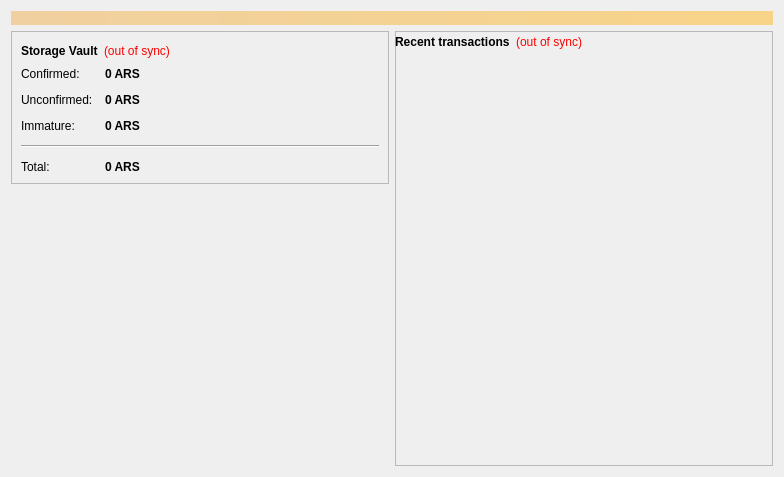
<?xml version="1.0" encoding="UTF-8"?>
<ui version="4.0">
 <class>OverviewPage</class>
 <widget class="QWidget" name="OverviewPage">
  <property name="geometry">
   <rect>
    <x>0</x>
    <y>0</y>
    <width>784</width>
    <height>477</height>
   </rect>
  </property>
  <property name="windowTitle">
   <string>Form</string>
  </property>
  <layout class="QVBoxLayout" name="topLayout">
   <item>
    <widget class="QLabel" name="labelAlerts">
     <property name="visible">
      <bool>false</bool>
     </property>
     <property name="styleSheet">
      <string notr="true">background-color: qlineargradient(x1: 0, y1: 0, x2: 1, y2: 0, stop:0 #F0D0A0, stop:1 #F8D488); color:#000000;</string>
     </property>
     <property name="wordWrap">
      <bool>true</bool>
     </property>
     <property name="margin">
      <number>3</number>
     </property>
    </widget>
   </item>
   <item>
    <layout class="QHBoxLayout" name="horizontalLayout" stretch="1,1">
     <item>
      <layout class="QVBoxLayout" name="verticalLayout_2">
       <item>
        <widget class="QFrame" name="frame">
         <property name="frameShape">
          <enum>QFrame::StyledPanel</enum>
         </property>
         <property name="frameShadow">
          <enum>QFrame::Raised</enum>
         </property>
         <layout class="QVBoxLayout" name="verticalLayout_4">
          <item>
           <layout class="QHBoxLayout" name="horizontalLayout_4">
            <item>
             <widget class="QLabel" name="label_5">
              <property name="font">
               <font>
                <weight>75</weight>
                <bold>true</bold>
               </font>
              </property>
              <property name="text">
               <string>Storage Vault</string>
              </property>
             </widget>
            </item>
            <item>
             <widget class="QLabel" name="labelWalletStatus">
              <property name="toolTip">
               <string>The displayed information may be out of date. Your wallet automatically synchronizes with the Arkenstone network after a connection is established, but this process has not completed yet.</string>
              </property>
              <property name="styleSheet">
               <string notr="true">QLabel { color: red; }</string>
              </property>
              <property name="text">
               <string notr="true">(out of sync)</string>
              </property>
              <property name="alignment">
               <set>Qt::AlignLeading|Qt::AlignLeft|Qt::AlignVCenter</set>
              </property>
             </widget>
            </item>
            <item>
             <spacer name="horizontalSpacer_2">
              <property name="orientation">
               <enum>Qt::Horizontal</enum>
              </property>
              <property name="sizeHint" stdset="0">
               <size>
                <width>40</width>
                <height>20</height>
               </size>
              </property>
             </spacer>
            </item>
           </layout>
          </item>
          <item>
           <layout class="QFormLayout" name="formLayout_2">
            <property name="fieldGrowthPolicy">
             <enum>QFormLayout::AllNonFixedFieldsGrow</enum>
            </property>
            <property name="horizontalSpacing">
             <number>12</number>
            </property>
            <property name="verticalSpacing">
             <number>12</number>
            </property>
            <item row="0" column="0">
             <widget class="QLabel" name="label">
              <property name="text">
               <string>Confirmed:</string>
              </property>
             </widget>
            </item>
            <item row="0" column="1">
             <widget class="QLabel" name="labelBalance">
              <property name="font">
               <font>
                <weight>75</weight>
                <bold>true</bold>
               </font>
              </property>
              <property name="cursor">
               <cursorShape>IBeamCursor</cursorShape>
              </property>
              <property name="toolTip">
               <string>Your current spendable balance</string>
              </property>
              <property name="text">
               <string notr="true">0 ARS</string>
              </property>
              <property name="textInteractionFlags">
               <set>Qt::LinksAccessibleByMouse|Qt::TextSelectableByKeyboard|Qt::TextSelectableByMouse</set>
              </property>
             </widget>
            </item>
            <item row="1" column="0">
             <widget class="QLabel" name="label_3">
              <property name="text">
               <string>Unconfirmed:</string>
              </property>
             </widget>
            </item>
            <item row="1" column="1">
             <widget class="QLabel" name="labelUnconfirmed">
              <property name="font">
               <font>
                <weight>75</weight>
                <bold>true</bold>
               </font>
              </property>
              <property name="cursor">
               <cursorShape>IBeamCursor</cursorShape>
              </property>
              <property name="toolTip">
               <string>Total of transactions that have yet to be confirmed, and do not yet count toward the spendable balance</string>
              </property>
              <property name="text">
               <string notr="true">0 ARS</string>
              </property>
              <property name="textInteractionFlags">
               <set>Qt::LinksAccessibleByMouse|Qt::TextSelectableByKeyboard|Qt::TextSelectableByMouse</set>
              </property>
             </widget>
            </item>
            <item row="2" column="0">
             <widget class="QLabel" name="labelImmatureText">
              <property name="text">
               <string>Immature:</string>
              </property>
             </widget>
            </item>
            <item row="2" column="1">
             <widget class="QLabel" name="labelImmature">
              <property name="font">
               <font>
                <weight>75</weight>
                <bold>true</bold>
               </font>
              </property>
              <property name="toolTip">
               <string>Mined balance that has not yet matured</string>
              </property>
              <property name="text">
               <string notr="true">0 ARS</string>
              </property>
              <property name="textInteractionFlags">
               <set>Qt::LinksAccessibleByMouse|Qt::TextSelectableByKeyboard|Qt::TextSelectableByMouse</set>
              </property>
             </widget>
            </item>
            <item row="3" column="0" colspan="2">
             <widget class="Line" name="line">
              <property name="orientation">
               <enum>Qt::Horizontal</enum>
              </property>
             </widget>
            </item>
            <item row="4" column="0">
             <widget class="QLabel" name="labelTotalText">
              <property name="text">
               <string>Total:</string>
              </property>
             </widget>
            </item>
            <item row="4" column="1">
             <widget class="QLabel" name="labelTotal">
              <property name="font">
               <font>
                <weight>75</weight>
                <bold>true</bold>
               </font>
              </property>
              <property name="cursor">
               <cursorShape>IBeamCursor</cursorShape>
              </property>
              <property name="toolTip">
               <string>Your current total balance</string>
              </property>
              <property name="text">
               <string notr="true">0 ARS</string>
              </property>
              <property name="textInteractionFlags">
               <set>Qt::LinksAccessibleByMouse|Qt::TextSelectableByKeyboard|Qt::TextSelectableByMouse</set>
              </property>
             </widget>
            </item>
           </layout>
          </item>
         </layout>
        </widget>
       </item>
       <item>
        <spacer name="verticalSpacer">
         <property name="orientation">
          <enum>Qt::Vertical</enum>
         </property>
         <property name="sizeHint" stdset="0">
          <size>
           <width>20</width>
           <height>40</height>
          </size>
         </property>
        </spacer>
       </item>
       <item>
        <widget class="QLabel" name="label_2">
         <property name="text">
          <string/>
         </property>
         <property name="pixmap">
          <pixmap resource="../bitcoin.qrc">:/icons/bitcoin</pixmap>
         </property>
        </widget>
       </item>
      </layout>
     </item>
     <item>
      <layout class="QVBoxLayout" name="verticalLayout_3">
       <item>
        <widget class="QFrame" name="frame_2">
         <property name="frameShape">
          <enum>QFrame::StyledPanel</enum>
         </property>
         <property name="frameShadow">
          <enum>QFrame::Raised</enum>
         </property>
         <widget class="QListView" name="listTransactions">
          <property name="geometry">
           <rect>
            <x>13</x>
            <y>45</y>
            <width>351</width>
            <height>281</height>
           </rect>
          </property>
          <property name="styleSheet">
           <string notr="true">QListView { background: transparent; }</string>
          </property>
          <property name="frameShape">
           <enum>QFrame::NoFrame</enum>
          </property>
          <property name="verticalScrollBarPolicy">
           <enum>Qt::ScrollBarAlwaysOff</enum>
          </property>
          <property name="horizontalScrollBarPolicy">
           <enum>Qt::ScrollBarAlwaysOff</enum>
          </property>
          <property name="selectionMode">
           <enum>QAbstractItemView::NoSelection</enum>
          </property>
         </widget>
         <widget class="QWidget" name="layoutWidget">
          <property name="geometry">
           <rect>
            <x>0</x>
            <y>0</y>
            <width>255</width>
            <height>22</height>
           </rect>
          </property>
          <layout class="QHBoxLayout" name="horizontalLayout_2">
           <item>
            <widget class="QLabel" name="label_4">
             <property name="text">
              <string>&lt;b&gt;Recent transactions&lt;/b&gt;</string>
             </property>
            </widget>
           </item>
           <item>
            <widget class="QLabel" name="labelTransactionsStatus">
             <property name="toolTip">
              <string>The displayed information may be out of date. Your wallet automatically synchronizes with the Arkenstone network after a connection is established, but this process has not completed yet.</string>
             </property>
             <property name="styleSheet">
              <string notr="true">QLabel { color: red; }</string>
             </property>
             <property name="text">
              <string notr="true">(out of sync)</string>
             </property>
             <property name="alignment">
              <set>Qt::AlignRight|Qt::AlignTrailing|Qt::AlignVCenter</set>
             </property>
            </widget>
           </item>
           <item>
            <spacer name="horizontalSpacer">
             <property name="orientation">
              <enum>Qt::Horizontal</enum>
             </property>
             <property name="sizeHint" stdset="0">
              <size>
               <width>40</width>
               <height>20</height>
              </size>
             </property>
            </spacer>
           </item>
          </layout>
         </widget>
        </widget>
       </item>
      </layout>
     </item>
    </layout>
   </item>
  </layout>
 </widget>
 <resources>
  <include location="../bitcoin.qrc"/>
 </resources>
 <connections/>
</ui>
